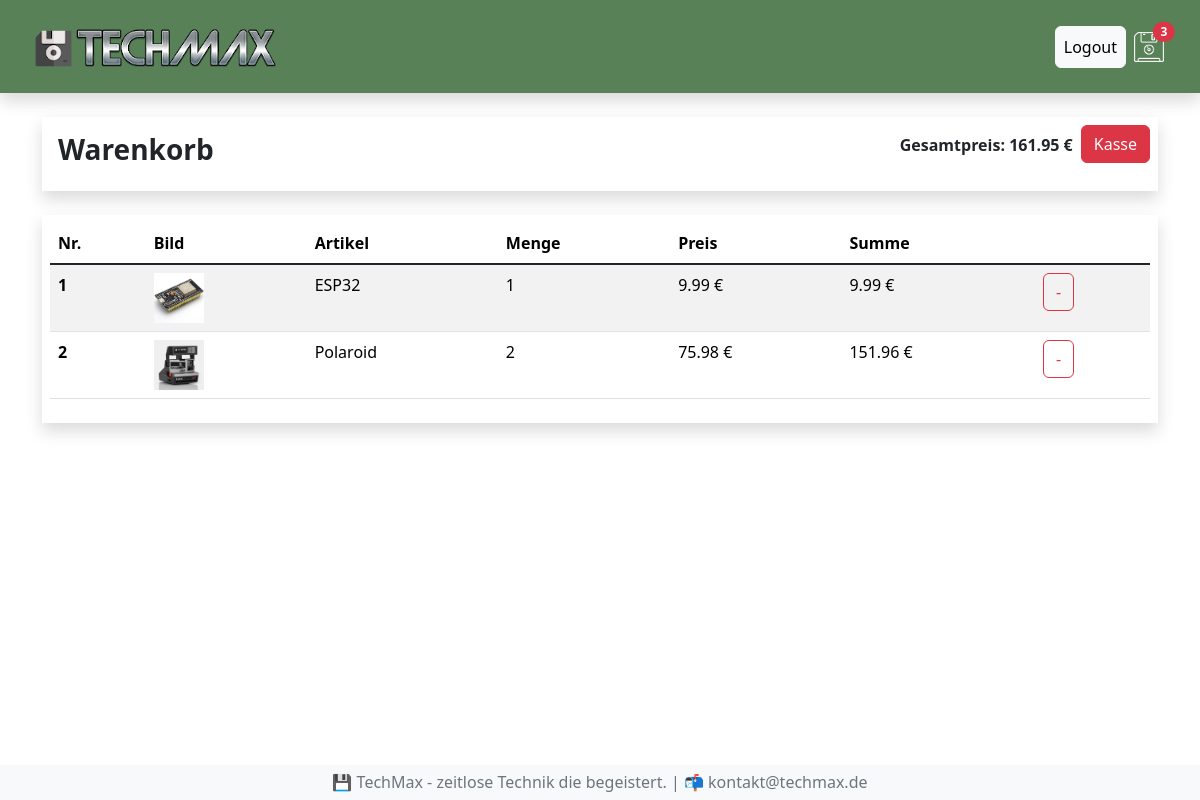
Before: /warenkorb/ (signed in) with the older database file.
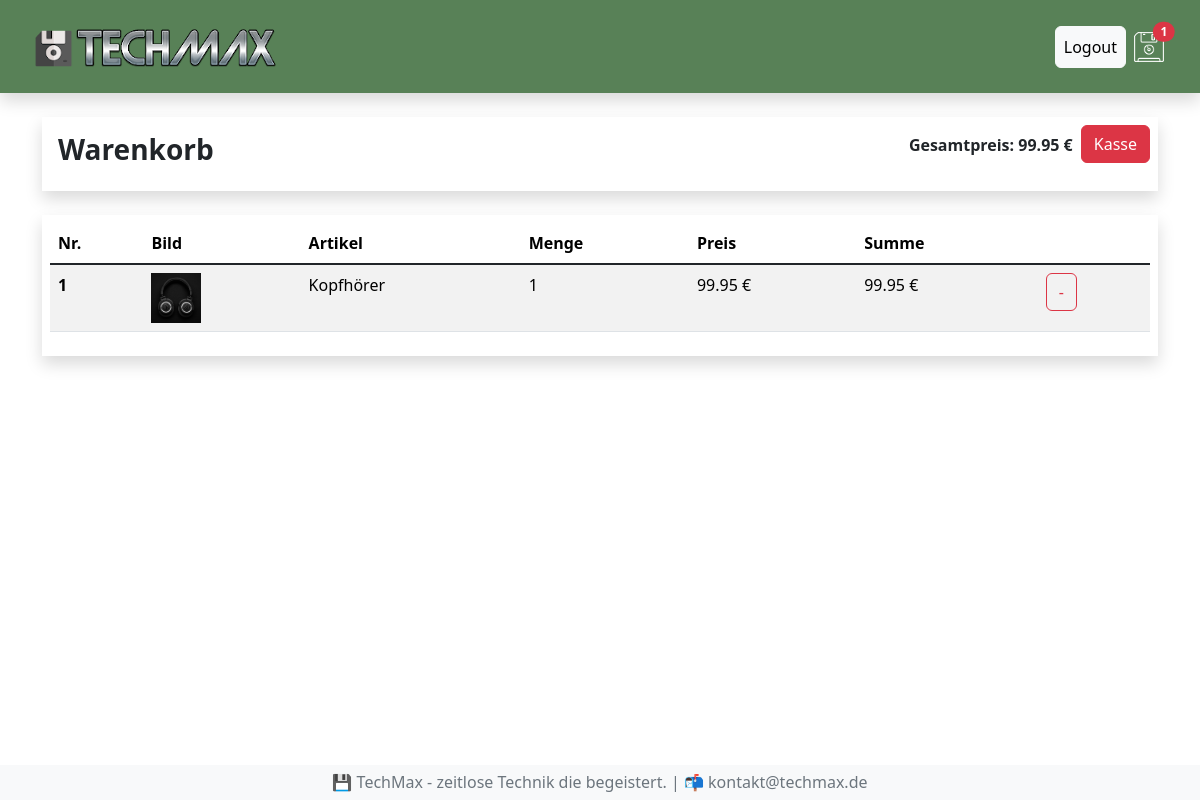
After: the same page with the newer database file.
### shop/models.py (models this page shows, shortened)
class Bestellung(models.Model):
  kunde = models.ForeignKey(Kunde, on_delete=models.SET_NULL, null=True, blank=True)
  bestelldatum = models.DateTimeField(auto_now_add=True)
  erledigt = models.BooleanField(default=False, null=True, blank=True)
  auftrags_id = models.CharField(max_length=100, null=True)
  @property
  def get_gesamtpreis(self):
    bestellteartikels = self.bestellteartikell_set.all()
    gesamtpreis = sum(artikel.get_summe for artikel in bestellteartikels)
    return gesamtpreis
  def get_gesamtmenge(self):
    bestellteartikels = self.bestellteartikell_set.all()
    gesamtmenge = sum(artikel.menge for artikel in bestellteartikels)
    return gesamtmenge

class BestellteArtikell(models.Model):
  artikel = models.ForeignKey(Artikel, on_delete=models.SET_NULL, null=True, blank=True)
  bestellung = models.ForeignKey(Bestellung, on_delete=models.SET_NULL, null=True, blank=True)
  menge = models.IntegerField(default=0, null=True, blank=True)
  datum = models.DateTimeField(auto_now_add=True)
  @property
  def get_summe(self):
    summe = self.artikel.preis * self.menge
    return summe

class Artikel(models.Model):
  name = models.CharField(max_length=64, null=True)
  beschreibung = models.TextField(null=True, blank=True)
  preis = models.FloatField()
  img = models.ImageField(null=True, blank=True)

### shop/views.py (the view)
# urls.py: path('warenkorb/', views.warenkorb, name='warenkorb'),
def warenkorb(request):
  ctx = berechnungBestellung(request)
  return render(request, 'shop/warenkorb.html', ctx)

### shop/context_processors.py (called while the page is built)
def warenkorb_anzahl(request):
  if request.user.is_authenticated:
    kunde = request.user.kunde
    bestellung = Bestellung.objects.get(kunde = kunde, erledigt = False)
    if bestellung:
      menge = bestellung.get_gesamtmenge
    else:
      menge = 0
  else:
    menge = 0
  return {'menge': menge}

### shop/views.py (called while the page is built)
def berechnungBestellung(request):
  if request.user.is_authenticated:
    kunde = request.user.kunde
    bestellung, created = Bestellung.objects.get_or_create(kunde = kunde, erledigt = False)
    artikels = bestellung.bestellteartikell_set.all()
  else:
    artikels = []
    bestellung = []
  ctx = {"artikels": artikels, "bestellung":bestellung}
  return ctx

### shop/templates/shop/warenkorb.html (shortened to what this page needs)
{% extends "shop/index.html" %}
{% load static %}
{% block content %}
{% if artikels %}
<div class="row mt-4">
  <div class="col-12">
    <div class="shadow p-2 mb-4">
      <div class="d-flex">
        <h3 class="me-auto fw-bold p-2">Warenkorb</h3>
        <p class="fw-bold p-2">Gesamtpreis: {{ bestellung.get_gesamtpreis | floatformat:2 }} €</p>
        <p><a href="{% url 'kasse' %}" class="btn btn-danger">Kasse</a></p>
      </div>
    </div>
  </div>
  <div class="col-12">
    <div class="shadow p-2 mb-4">
      <table class="table table-striped table-hover">
        <thead>
          <tr>
            <th scope="col">Nr.</th>
            <th scope="col">Bild</th>
            <th scope="col">Artikel</th>
            <th scope="col">Menge</th>
            <th scope="col">Preis</th>
            <th scope="col">Summe</th>
          </tr>
        </thead>
        <tbody class="table-group-divider">
          {% for artikel in artikels %}
          <tr>
            <th scope="row">{{ forloop.counter }}</th>
            <td><img src="{{ artikel.artikel.img.url }}" width="50px" height="auto"></td>
            <td>{{ artikel.artikel.name }}</td>
            <td>{{ artikel.menge }}</td>
            <td>{{ artikel.artikel.preis | floatformat:2 }} €</td>
            <td>{{ artikel.get_summe | floatformat:2 }} €</td>
            <td><button data-artikel={{ artikel.artikel.id }} data-action="entfernen" class="btn btn-outline-danger warenkorb-bestellen">-</button></td>
          </tr>
          {% endfor %}
        </tbody>
      </table>
    </div>
  </div>
</div>
{% else %}
<h2>Warenkorb</h2>
<p>Dein Warenkorb ist leer.</p>
{% endif %}
{% endblock content %}

### shop/templates/shop/menu.html
{% load static %}
<nav class="navbar shadow sticky-top p-3 mb-4" style="background-color: #588157;">
  <div class="container-fluid">
    <a class="navbar-brand link-light" href="{% url 'shop' %}"><img src="{% static 'img/logo.png' %}" alt="TechMax"></a>
    <div class="d-flex align-items-center">
      {% if request.user.is_authenticated %}
        <a class="btn btn-light p-2" href="{% url 'logout' %}">Logout</a>
      {% else %}
        <a class="btn btn-light p-2" href="{% url 'login' %}">Login</a>
      {% endif %}
      <a class="nav-link p-2 link-light" href="{% url 'warenkorb' %}"><img src="{% static 'img/floppy.png' %}" alt="Warenkorb">
        {% if menge > 0 %}
        <span class="badge rounded-pill bg-danger position-absolute top-25 start-25 translate-middle">{{ menge }}</span>
        {% endif %}
      </a>
    </div>
  </div>
</nav>

Changed rows visible on the page:
removed BestellteArtikell: artikel.img (picture), artikel.name "ESP32", menge "1", artikel.preis "9.99", get_summe "9.99"
removed BestellteArtikell: artikel.img (picture), artikel.name "Polaroid", menge "2", artikel.preis "75.98", get_summe "151.96"
computed for Bestellung: id.menge "3" → "1"; get_gesamtpreis "161.95" → "99.95"
added BestellteArtikell: artikel.img (picture), artikel.name "Kopfhörer", menge "1", artikel.preis "99.95", get_summe "99.95"
